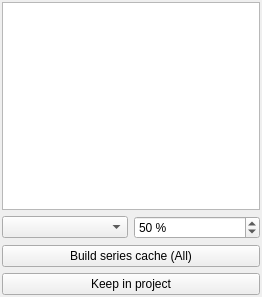
<?xml version="1.0" encoding="UTF-8"?>
<ui version="4.0">
 <class>PostMapControlsDock</class>
 <widget class="QWidget" name="PostMapControlsDock">
  <property name="geometry">
   <rect>
    <x>0</x>
    <y>0</y>
    <width>262</width>
    <height>297</height>
   </rect>
  </property>
  <property name="windowTitle">
   <string>Map controls</string>
  </property>
  <layout class="QVBoxLayout" name="verticalLayout_PostMapControlsDock">
   <property name="leftMargin">
    <number>2</number>
   </property>
   <property name="topMargin">
    <number>2</number>
   </property>
   <property name="rightMargin">
    <number>2</number>
   </property>
   <property name="bottomMargin">
    <number>2</number>
   </property>
   <item>
    <layout class="QVBoxLayout" name="verticalLayout_postMapControls">
     <item>
      <widget class="QTreeWidget" name="treeWidget_postVariables">
       <property name="headerHidden">
        <bool>true</bool>
       </property>
       <column>
        <property name="text">
         <string>Variable</string>
        </property>
       </column>
      </widget>
     </item>
     <item>
      <layout class="QHBoxLayout" name="horizontalLayout_postStatistic">
       <item>
        <widget class="QComboBox" name="comboBox_postStatistic">
         <property name="toolTip">
          <string>Instant shows the time step; the others summarise the period, limited by the variable's kind.</string>
         </property>
        </widget>
       </item>
       <item>
        <widget class="QSpinBox" name="spinBox_postPercentile">
         <property name="suffix">
          <string> %</string>
         </property>
         <property name="minimum">
          <number>1</number>
         </property>
         <property name="maximum">
          <number>99</number>
         </property>
         <property name="value">
          <number>50</number>
         </property>
        </widget>
       </item>
      </layout>
     </item>
     <item>
      <widget class="QPushButton" name="pushButton_postBuildCacheAll">
       <property name="toolTip">
        <string>Store every variable's series per cell, so cell values, plots and percentiles are instant.</string>
       </property>
       <property name="text">
        <string>Build series cache (All)</string>
       </property>
      </widget>
     </item>
     <item>
      <widget class="QPushButton" name="pushButton_postOpenInQgis">
       <property name="toolTip">
        <string>Keep a copy of the shown map, with its style and time, in the project (&quot;mHM post&quot; group); the map on the canvas is removed when the analysis layout ends.</string>
       </property>
       <property name="text">
        <string>Keep in project</string>
       </property>
      </widget>
     </item>
    </layout>
   </item>
  </layout>
 </widget>
 <resources/>
 <connections/>
</ui>
